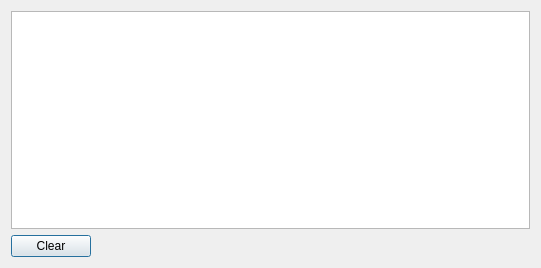
<?xml version="1.0" encoding="UTF-8"?>
<ui version="4.0">
 <class>DlgLog</class>
 <widget class="QDialog" name="DlgLog">
  <property name="geometry">
   <rect>
    <x>0</x>
    <y>0</y>
    <width>541</width>
    <height>268</height>
   </rect>
  </property>
  <property name="windowTitle">
   <string>Error Log</string>
  </property>
  <layout class="QVBoxLayout" name="verticalLayout">
   <item>
    <widget class="QPlainTextEdit" name="plainTextEdit">
     <property name="sizePolicy">
      <sizepolicy hsizetype="Expanding" vsizetype="Expanding">
       <horstretch>0</horstretch>
       <verstretch>0</verstretch>
      </sizepolicy>
     </property>
    </widget>
   </item>
   <item>
    <layout class="QHBoxLayout" name="horizontalLayout">
     <item>
      <widget class="QPushButton" name="pushButtonClear">
       <property name="sizePolicy">
        <sizepolicy hsizetype="Fixed" vsizetype="Fixed">
         <horstretch>0</horstretch>
         <verstretch>0</verstretch>
        </sizepolicy>
       </property>
       <property name="text">
        <string>Clear</string>
       </property>
      </widget>
     </item>
     <item>
      <spacer name="horizontalSpacer">
       <property name="orientation">
        <enum>Qt::Horizontal</enum>
       </property>
       <property name="sizeHint" stdset="0">
        <size>
         <width>40</width>
         <height>20</height>
        </size>
       </property>
      </spacer>
     </item>
    </layout>
   </item>
  </layout>
 </widget>
 <resources/>
 <connections/>
</ui>
